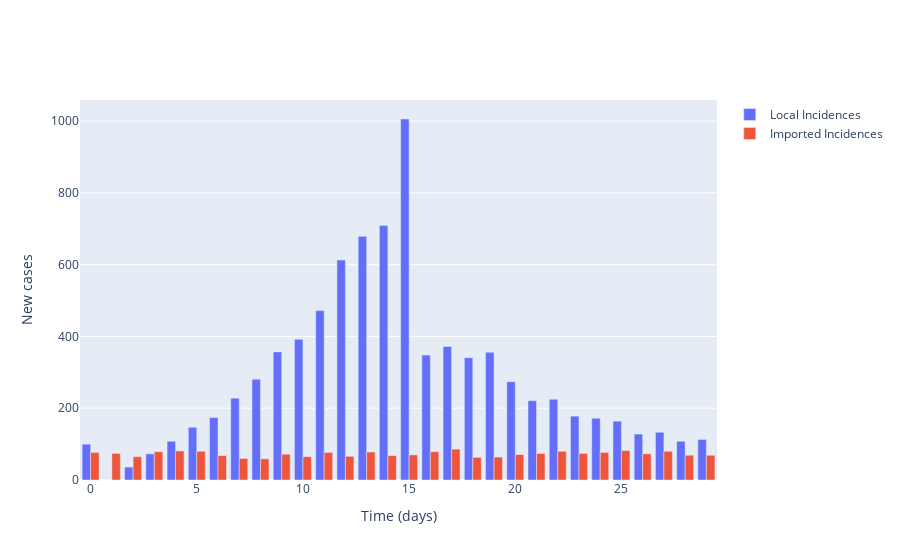

Notebook code for this chart:
### Markdown cell above
## Plot local incidence numbers and imported cases

### Code cell
# Plot (bar chart cases each day)
fig = go.Figure()

# Plot of incidences
fig.add_trace(
    go.Bar(
        x=times,
        y=locally_infected_cases,
        name='Local Incidences'
    )
)

fig.add_trace(
    go.Bar(
        x=times,
        y=imported_cases,
        name='Imported Incidences'
    )
)

# Add axis labels
fig.update_layout(
    xaxis_title='Time (days)',
    yaxis_title='New cases'
)

fig.show()

### Figure 1 — Plotly figure (JSON) as saved in the notebook; plotly's stock layout.template omitted (floating-point values rounded to 4 significant figures)
{"data": [{"name": "Local Incidences", "type": "bar", "x": [0, 1, 2, 3, 4, 5, 6, 7, 8, 9, 10, 11, 12, 13, 14, 15, 16, 17, 18, 19, 20, 21, 22, 23, 24, 25, 26, 27, 28, 29], "y": [100, 0, 36, 73, 108, 147, 174, 228, 281, 357, 392, 472, 613, 679, 709, 1006, 348, 372, 341, 356, 274, 221, 225, 178, 172, 164, 128, 133, 108, 113]}, {"name": "Imported Incidences", "type": "bar", "x": [0, 1, 2, 3, 4, 5, 6, 7, 8, 9, 10, 11, 12, 13, 14, 15, 16, 17, 18, 19, 20, 21, 22, 23, 24, 25, 26, 27, 28, 29], "y": [77, 74, 65, 79, 81, 80, 68, 60, 59, 72, 65, 77, 66, 78, 68, 70, 79, 86, 63, 64, 71, 74, 80, 74, 77, 82, 73, 80, 69, 69]}], "layout": {"xaxis": {"title": {"text": "Time (days)"}}, "yaxis": {"title": {"text": "New cases"}}}}
